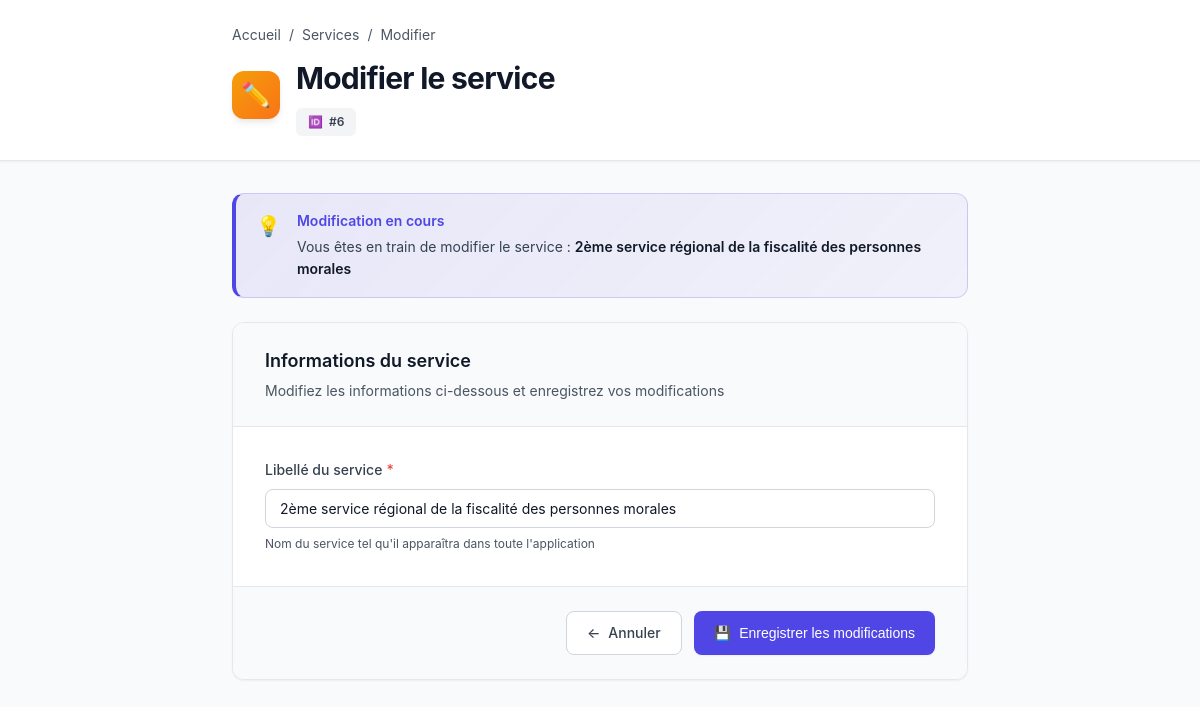
Page /modifier_service/6/ on the committed database.
### inventaire/models.py (models this page shows, shortened)
class Service(models.Model):
    libelle = models.CharField(max_length=150)
    class Meta:
        ordering = ['libelle']

### inventaire/views.py (the view)
# urls.py: path('modifier_service/<int:service_id>/', views.modifier_service, name='modifier_service'),
def modifier_service(request, service_id):
    service = get_object_or_404(Service, id=service_id)
    if request.method == "POST":
        service.libelle = request.POST.get("libelle")
        service.save()
        return redirect('liste_services')
    return render(request, "inventaire/modifier_service.html", {"service": service})

### inventaire/templates/inventaire/modifier_service.html (shortened to what this page needs)
<!DOCTYPE html>
<html lang="fr">
<head>
</head>
<body>
    <div class="header">
        <div class="header-content">
            <div class="breadcrumb">
                <a href="{% url 'home' %}">Accueil</a>
                <span>/</span>
                <a href="{% url 'liste_services' %}">Services</a>
                <span>/</span>
                <span>Modifier</span>
            </div>
            <div class="page-title-section">
                <div class="page-icon">✏️</div>
                <div class="page-title-wrapper">
                    <h1>Modifier le service</h1>
                    <span class="id-badge">
                        <span>🆔</span>
                        <span>#{{ service.id }}</span>
                    </span>
                </div>
            </div>
        </div>
    </div>
    <div class="container">
        <div class="info-alert">
            <div class="info-alert-icon">💡</div>
            <div class="info-alert-content">
                <div class="info-alert-title">Modification en cours</div>
                <div class="info-alert-text">
                    Vous êtes en train de modifier le service : <strong>{{ service.libelle }}</strong>
                </div>
            </div>
        </div>
        <div class="form-card">
            <div class="form-header">
                <div class="form-title">Informations du service</div>
                <div class="form-subtitle">Modifiez les informations ci-dessous et enregistrez vos modifications</div>
            </div>
            <div class="form-body">
                <form method="post" id="editServiceForm">
                    <div class="form-group">
                        <label for="id_libelle">Libellé du service</label>
                        <input type="text"
                               id="id_libelle"
                               name="libelle"
                               value="{{ service.libelle }}"
                               required
                               placeholder="Entrez le nom du service">
                        <span class="help-text">Nom du service tel qu'il apparaîtra dans toute l'application</span>
                    </div>
                </form>
            </div>
            <div class="form-actions">
                <a href="{% url 'liste_services' %}" class="btn btn-secondary">
                    <span>←</span>
                    <span>Annuler</span>
                </a>
                <button type="submit" form="editServiceForm" class="btn btn-primary">
                    <span>💾</span>
                    <span>Enregistrer les modifications</span>
                </button>
            </div>
        </div>
    </div>
</body>
</html>

### inventaire/templates/inventaire/modifier_service.html (style rules this page uses)
:root { --primary-color: #4f46e5; --primary-hover: #4338ca; --danger-color: #ef4444; --success-color: #10b981; --warning-color: #f59e0b; --gray-50: #f9fafb; --gray-100: #f3f4f6; --gray-200: #e5e7eb; --gray-300: #d1d5db; --gray-600: #4b5563; --gray-700: #374151; --gray-900: #111827; --shadow-sm: 0 1px 2px 0 rgba(0, 0, 0, 0.05); --shadow-md: 0 4px 6px -1px rgba(0, 0, 0, 0.1); --shadow-lg: 0 10px 15px -3px rgba(0, 0, 0, 0.1); }
* { margin: 0; padding: 0; box-sizing: border-box; }
body { font-family: -apple-system, BlinkMacSystemFont, 'Segoe UI', Roboto, 'Helvetica Neue', Arial, sans-serif; background-color: var(--gray-50); color: var(--gray-900); line-height: 1.6; min-height: 100vh; }
.header { background: white; border-bottom: 1px solid var(--gray-200); padding: 1.5rem 0; margin-bottom: 2rem; box-shadow: var(--shadow-sm); }
.header-content { max-width: 800px; margin: 0 auto; padding: 0 2rem; }
.breadcrumb { display: flex; align-items: center; gap: 0.5rem; font-size: 0.875rem; color: var(--gray-600); margin-bottom: 0.5rem; }
.breadcrumb a { color: var(--gray-600); text-decoration: none; transition: color 0.2s; }
.page-title-section { display: flex; align-items: center; gap: 1rem; }
.page-icon { width: 48px; height: 48px; background: linear-gradient(135deg, var(--warning-color), #f97316); border-radius: 12px; display: flex; align-items: center; justify-content: center; font-size: 24px; box-shadow: var(--shadow-md); }
.page-title-wrapper { flex: 1; }
h1 { font-size: 1.875rem; font-weight: 700; color: var(--gray-900); letter-spacing: -0.025em; }
.id-badge { display: inline-flex; align-items: center; gap: 0.375rem; background: var(--gray-100); color: var(--gray-700); padding: 0.25rem 0.75rem; border-radius: 6px; font-size: 0.75rem; font-weight: 600; margin-top: 0.375rem; }
.container { max-width: 800px; margin: 0 auto; padding: 0 2rem 3rem; }
.info-alert { background: linear-gradient(135deg, rgba(79, 70, 229, 0.1), rgba(79, 70, 229, 0.05)); border: 1px solid rgba(79, 70, 229, 0.2); border-left: 4px solid var(--primary-color); border-radius: 12px; padding: 1rem 1.25rem; margin-bottom: 1.5rem; display: flex; align-items: flex-start; gap: 1rem; }
.info-alert-icon { font-size: 1.25rem; flex-shrink: 0; }
.info-alert-content { flex: 1; }
.info-alert-title { font-weight: 600; color: var(--primary-color); margin-bottom: 0.25rem; font-size: 0.875rem; }
.info-alert-text { font-size: 0.875rem; color: var(--gray-700); }
.info-alert-text strong { color: var(--gray-900); font-weight: 600; }
.form-card { background: white; border-radius: 12px; box-shadow: var(--shadow-sm); border: 1px solid var(--gray-200); overflow: hidden; }
.form-header { padding: 1.5rem 2rem; border-bottom: 1px solid var(--gray-200); background: var(--gray-50); }
.form-title { font-size: 1.125rem; font-weight: 600; color: var(--gray-900); margin-bottom: 0.25rem; }
.form-subtitle { font-size: 0.875rem; color: var(--gray-600); }
.form-body { padding: 2rem; }
.form-group { margin-bottom: 1.5rem; }
.form-group:last-child { margin-bottom: 0; }
label { display: block; font-size: 0.875rem; font-weight: 500; color: var(--gray-700); margin-bottom: 0.5rem; }
input[type="text"], input[type="email"], input[type="number"], input[type="date"], input[type="tel"], select, textarea { width: 100%; padding: 0.625rem 0.875rem; border: 1px solid var(--gray-300); border-radius: 8px; font-size: 0.875rem; font-family: inherit; transition: all 0.2s; background: white; color: var(--gray-900); }
.help-text { display: block; font-size: 0.75rem; color: var(--gray-600); margin-top: 0.375rem; }
.form-actions { padding: 1.5rem 2rem; background: var(--gray-50); border-top: 1px solid var(--gray-200); display: flex; gap: 0.75rem; justify-content: flex-end; }
.btn { display: inline-flex; align-items: center; gap: 0.5rem; padding: 0.625rem 1.25rem; font-size: 0.875rem; font-weight: 500; border-radius: 8px; text-decoration: none; border: none; cursor: pointer; transition: all 0.2s; white-space: nowrap; }
.btn-primary { background: var(--primary-color); color: white; box-shadow: var(--shadow-sm); }
.btn-secondary { background: white; color: var(--gray-700); border: 1px solid var(--gray-300); }
label:has(+ input:required)::after, label:has(+ select:required)::after, label:has(+ textarea:required)::after { content: "*"; color: var(--danger-color); margin-left: 0.25rem; }

### rows in the picture
Service: id "6", libelle "2ème service régional de la fiscalité des personnes morales"
